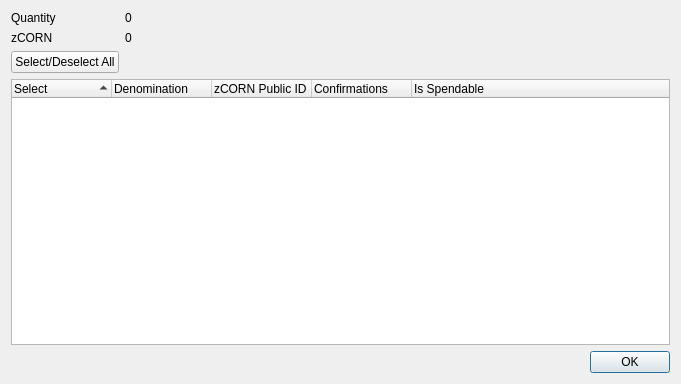
<?xml version="1.0" encoding="UTF-8"?>
<ui version="4.0">
 <class>ZBitCornControlDialog</class>
 <widget class="QDialog" name="ZBitCornControlDialog">
  <property name="geometry">
   <rect>
    <x>0</x>
    <y>0</y>
    <width>681</width>
    <height>384</height>
   </rect>
  </property>
  <property name="minimumSize">
   <size>
    <width>681</width>
    <height>384</height>
   </size>
  </property>
  <property name="windowTitle">
   <string>Select zCORN to Spend</string>
  </property>
  <layout class="QGridLayout" name="gridLayout">
   <item row="0" column="0">
    <layout class="QFormLayout" name="formLayout">
     <property name="sizeConstraint">
      <enum>QLayout::SetDefaultConstraint</enum>
     </property>
     <item row="0" column="0">
      <widget class="QLabel" name="labelQuantity">
       <property name="text">
        <string>Quantity</string>
       </property>
      </widget>
     </item>
     <item row="0" column="1">
      <widget class="QLabel" name="labelQuantity_int">
       <property name="text">
        <string>0</string>
       </property>
      </widget>
     </item>
     <item row="1" column="0">
      <widget class="QLabel" name="labelZBitCorn">
       <property name="text">
        <string>zCORN</string>
       </property>
      </widget>
     </item>
     <item row="1" column="1">
      <widget class="QLabel" name="labelZBitCorn_int">
       <property name="text">
        <string>0</string>
       </property>
      </widget>
     </item>
     <item row="2" column="0">
      <widget class="QPushButton" name="pushButtonAll">
       <property name="text">
        <string>Select/Deselect All</string>
       </property>
      </widget>
     </item>
    </layout>
   </item>
   <item row="1" column="0">
    <layout class="QVBoxLayout" name="verticalLayout">
     <item>
      <widget class="QTreeWidget" name="treeWidget">
       <property name="minimumSize">
        <size>
         <width>0</width>
         <height>250</height>
        </size>
       </property>
       <property name="alternatingRowColors">
        <bool>true</bool>
       </property>
       <property name="sortingEnabled">
        <bool>true</bool>
       </property>
       <property name="columnCount">
        <number>5</number>
       </property>
       <attribute name="headerDefaultSectionSize">
        <number>100</number>
       </attribute>
       <column>
        <property name="text">
         <string notr="true">Select</string>
        </property>
       </column>
       <column>
        <property name="text">
         <string notr="true">Denomination</string>
        </property>
       </column>
       <column>
        <property name="text">
         <string notr="true">zCORN Public ID</string>
        </property>
       </column>
       <column>
        <property name="text">
         <string notr="true">Confirmations</string>
        </property>
       </column>
       <column>
        <property name="text">
         <string>Is Spendable</string>
        </property>
       </column>
      </widget>
     </item>
     <item>
      <widget class="QDialogButtonBox" name="buttonBox">
       <property name="orientation">
        <enum>Qt::Horizontal</enum>
       </property>
       <property name="standardButtons">
        <set>QDialogButtonBox::Ok</set>
       </property>
      </widget>
     </item>
    </layout>
   </item>
  </layout>
 </widget>
 <resources/>
 <connections>
  <connection>
   <sender>buttonBox</sender>
   <signal>accepted()</signal>
   <receiver>ZBitCornControlDialog</receiver>
   <slot>accept()</slot>
   <hints>
    <hint type="sourcelabel">
     <x>248</x>
     <y>254</y>
    </hint>
    <hint type="destinationlabel">
     <x>157</x>
     <y>274</y>
    </hint>
   </hints>
  </connection>
  <connection>
   <sender>buttonBox</sender>
   <signal>rejected()</signal>
   <receiver>ZBitCornControlDialog</receiver>
   <slot>reject()</slot>
   <hints>
    <hint type="sourcelabel">
     <x>316</x>
     <y>260</y>
    </hint>
    <hint type="destinationlabel">
     <x>286</x>
     <y>274</y>
    </hint>
   </hints>
  </connection>
 </connections>
</ui>
